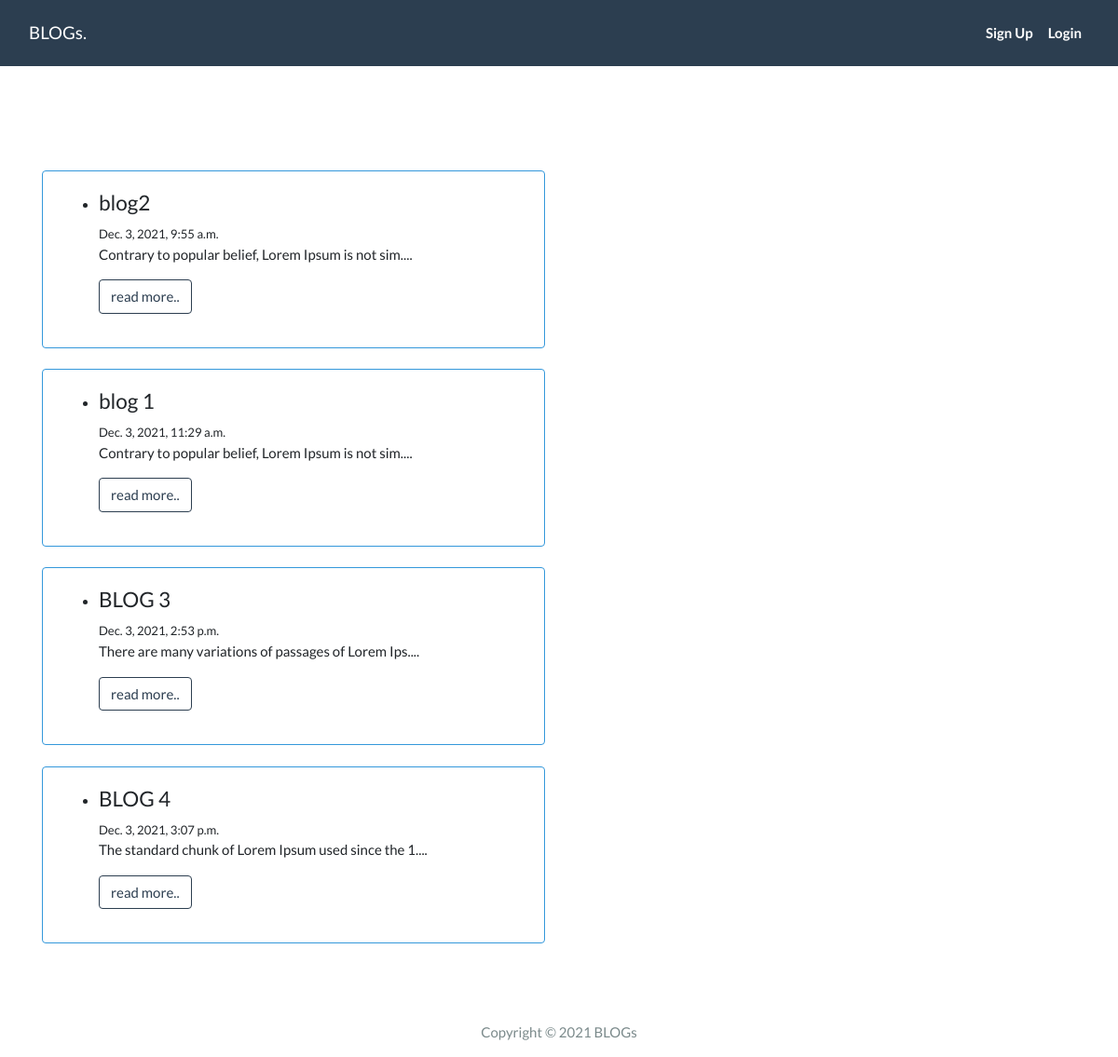
The page / on the database its author committed.
### my_blog/models.py (models this page shows, shortened)
class Post(models.Model):
    title = models.CharField(max_length=50,unique=True)
    slug = models.CharField( max_length=50,unique=True)
    auther=models.ForeignKey(User,on_delete=models.CASCADE,related_name='blog_post')
    created_on = models.DateTimeField(auto_now_add=True)
    content = models.TextField()
    status = models.IntegerField(choices=STATUS,default=0)

### my_blog/views.py (the view)
# urls.py: path('',views.HomeView.as_view(),name='home'),
class HomeView(ListView):
    model=Post
    template_name='home.html'

### templates/home.html (shortened to what this page needs)
{% extends "base.html" %}
{% block content %}
<br><br><br>
     <div class="container">
        <div class="row">
            <div class="col-lg-6">
                <br><br>
                {% for post in post_list %}
                <div class="box-element">
                    <div class="card card-body h-100 border-info" >
                        <ul>
                            <li>
                                <h4>{{post.title}}</h4>
                                <small>{{post.created_on}}</small>
                                <p>{{post.content|slice:":50"}}....</p>
                                <a href="{% url 'detail' post.pk %}" class="btn btn-outline-primary">read more..</a>
                            </li>
                        </ul>
                </div>
                <br>
            </div>
            {% endfor %}
        </div>
</div>
{% endblock content %}

### templates/base.html (shortened to what this page needs)
<!DOCTYPE html>
<html>
<head>
  <link rel="stylesheet" href="https://stackpath.bootstrapcdn.com/bootswatch/4.5.2/flatly/bootstrap.min.css">
</head>
<body>
  <nav class="navbar navbar-expand-lg navbar-dark bg-primary" id="mainNav">
    <div class="container-fluid">
      <a class="navbar-brand" href="{% url 'home' %}">BLOGs.</a>
      <div class="collapse navbar-collapse" id="navbarResponsive">
        <ul class="navbar-nav ml-auto">
         {% if user.is_authenticated %}
          <li class="nav-item text-black">
            <a class="nav-link text-black font-weight-bold" href="{% url 'logout' %}">Logout</a>
          </li>
          {% else %}
          <li class="nav-item text-black">
            <a class="nav-link text-black font-weight-bold" href="{% url 'register' %}">Sign Up</a>
          </li>
          <li class="nav-item text-black">
            <a class="nav-link text-black font-weight-bold" href="{% url 'login' %}">Login</a>
          </li>
          {% endif %}
        </ul>
      </div>
    </div>
  </nav>
  {% block content %}{% endblock content %}
  <br><br>
  <footer class="py-3 bg-grey">
    <p class="m-0 text-dark text-center ">Copyright &copy; 2021 BLOGs </p>
  </footer>
</body>
</html>

### rows shown on the page
Post: title "blog2", created_on "Dec. 3, 2021, 9:55 a.m.", content "Contrary to popular belief, Lorem Ipsum is not sim"
Post: title "blog 1", created_on "Dec. 3, 2021, 11:29 a.m.", content "Contrary to popular belief, Lorem Ipsum is not sim"
Post: title "BLOG 3", created_on "Dec. 3, 2021, 2:53 p.m.", content "There are many variations of passages of Lorem Ips"
Post: title "BLOG 4", created_on "Dec. 3, 2021, 3:07 p.m.", content "The standard chunk of Lorem Ipsum used since the 1"
